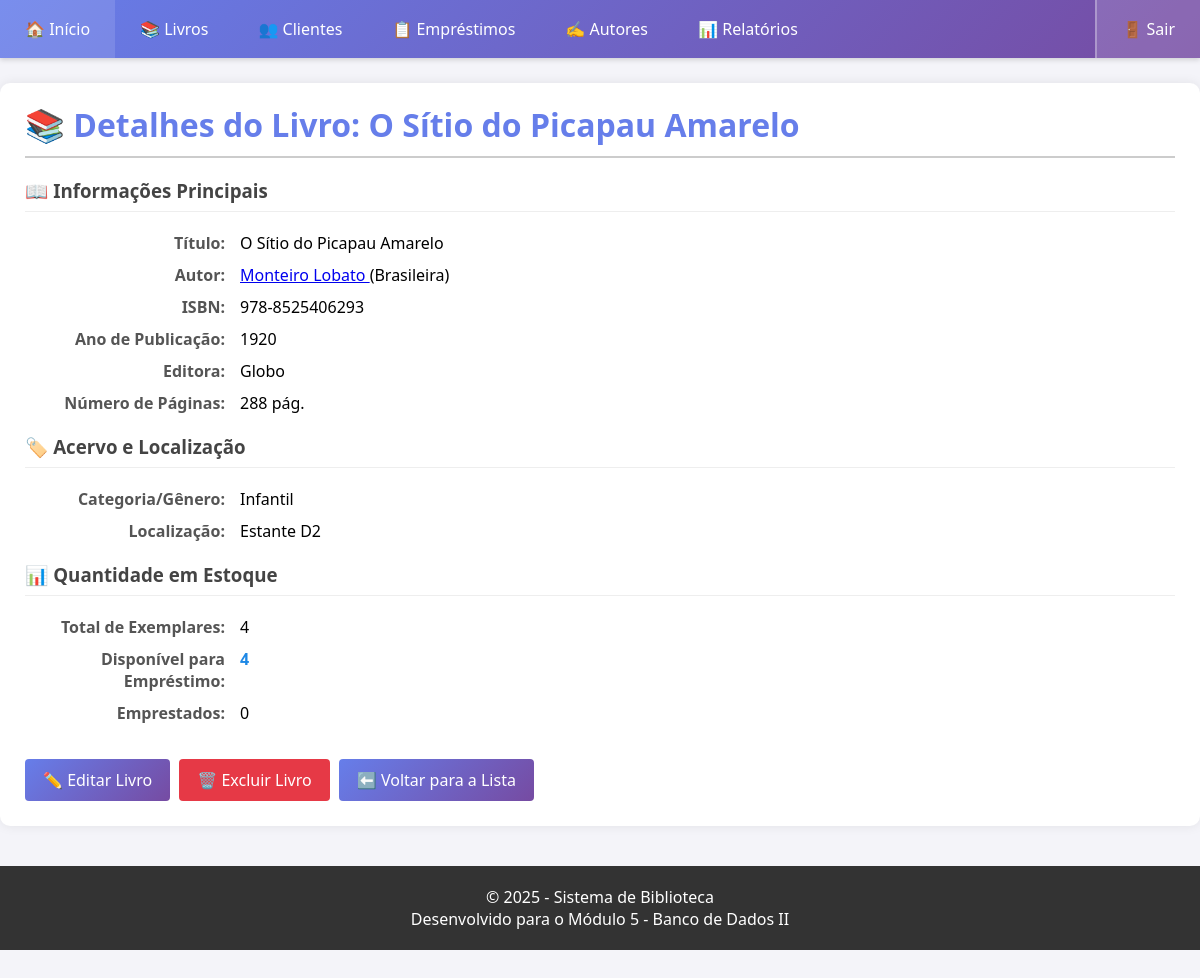
The app's page /livro_detalhes.php?id=15 with its own data.
### tables this page shows
CREATE TABLE livros (
    id INT AUTO_INCREMENT PRIMARY KEY,
    titulo VARCHAR(200) NOT NULL,
    autor_id INT NOT NULL,
    isbn VARCHAR(20) UNIQUE,
    ano_publicacao YEAR,
    editora VARCHAR(100),
    numero_paginas INT,
    quantidade_total INT DEFAULT 1,
    quantidade_disponivel INT DEFAULT 1,
    categoria VARCHAR(50),
    localizacao VARCHAR(50),  
    created_at TIMESTAMP DEFAULT CURRENT_TIMESTAMP,
    updated_at TIMESTAMP DEFAULT CURRENT_TIMESTAMP ON UPDATE CURRENT_TIMESTAMP,
    
     
    FOREIGN KEY (autor_id) REFERENCES autores(id) ON DELETE RESTRICT,
    
     
    INDEX idx_titulo (titulo),
    INDEX idx_autor (autor_id),
    INDEX idx_isbn (isbn)
);

CREATE TABLE autores (
    id INT AUTO_INCREMENT PRIMARY KEY,
    nome VARCHAR(150) NOT NULL,
    nacionalidade VARCHAR(50),
    data_nascimento DATE,
    biografia TEXT,
    created_at TIMESTAMP DEFAULT CURRENT_TIMESTAMP,
    updated_at TIMESTAMP DEFAULT CURRENT_TIMESTAMP ON UPDATE CURRENT_TIMESTAMP
);

### livro_detalhes.php (the view, shortened to what this page needs)
<?php
require_once 'includes/header.php';
$db = Database::getInstance();
$pdo = $db->getConnection();
$id = isset($_GET['id']) ? (int)$_GET['id'] : 0;
try {
    $sql = "SELECT
                l.*,
                a.nome AS nome_autor,
                a.nacionalidade AS nacionalidade_autor
            FROM
                livros l
            JOIN
                autores a ON l.autor_id = a.id
            WHERE
                l.id = :id";
    $stmt = $pdo->prepare($sql);
    $stmt->execute(['id' => $id]);
    $livro = $stmt->fetch(PDO::FETCH_ASSOC);
?>
<h1 style="border-bottom: 2px solid #ccc; padding-bottom: 10px;">
    📚 Detalhes do Livro: <?= htmlspecialchars($livro['titulo']) ?>
</h1>
<div class="card" style="margin-bottom: 20px;">
    <h3>📖 Informações Principais</h3>
    <dl class="details-list">
        <dt>Título:</dt>
        <dd><?= htmlspecialchars($livro['titulo']) ?></dd>
        <dt>Autor:</dt>
        <dd>
            <a href="autor_detalhes.php?id=<?= $livro['autor_id'] ?>">
                <?= htmlspecialchars($livro['nome_autor']) ?>
            </a>
            <?php if ($livro['nacionalidade_autor']): ?>
                (<?= htmlspecialchars($livro['nacionalidade_autor']) ?>)
            <?php endif; ?>
        </dd>
        <dt>ISBN:</dt>
        <dd><?= !empty($livro['isbn']) ? htmlspecialchars($livro['isbn']) : 'N/A' ?></dd>
        <dt>Ano de Publicação:</dt>
        <dd><?= !empty($livro['ano_publicacao']) ? htmlspecialchars($livro['ano_publicacao']) : 'N/A' ?></dd>
        <dt>Editora:</dt>
        <dd><?= !empty($livro['editora']) ? htmlspecialchars($livro['editora']) : 'N/A' ?></dd>
        <dt>Número de Páginas:</dt>
        <dd><?= !empty($livro['numero_paginas']) ? htmlspecialchars($livro['numero_paginas']) . ' pág.' : 'N/A' ?></dd>
    </dl>
</div>
<div class="card" style="margin-bottom: 20px;">
    <h3>🏷️ Acervo e Localização</h3>
    <dl class="details-list">
        <dt>Categoria/Gênero:</dt>
        <dd><?= !empty($livro['categoria']) ? htmlspecialchars($livro['categoria']) : 'Não Classificado' ?></dd>
        <dt>Localização:</dt>
        <dd><?= !empty($livro['localizacao']) ? htmlspecialchars($livro['localizacao']) : 'Não Informada' ?></dd>
    </dl>
</div>
<div class="card" style="margin-bottom: 30px;">
    <h3>📊 Quantidade em Estoque</h3>
    <dl class="details-list">
        <dt>Total de Exemplares:</dt>
        <dd><?= htmlspecialchars($livro['quantidade_total']) ?></dd>
        <dt>Disponível para Empréstimo:</dt>
        <dd style="font-weight: bold; color: <?= ($livro['quantidade_disponivel'] > 0) ? '#1E88E5' : '#D32F2F' ?>;">
            <?= htmlspecialchars($livro['quantidade_disponivel']) ?>
        </dd>
        <dt>Emprestados:</dt>
        <dd><?= htmlspecialchars($livro['quantidade_total'] - $livro['quantidade_disponivel']) ?></dd>
    </dl>
</div>
<div class="actions">
    <a href="livro_editar.php?id=<?= $livro['id'] ?>" class="btn btn-primary">
        ✏️ Editar Livro
    </a>
    <a href="livro_excluir.php?id=<?= $livro['id'] ?>" class="btn btn-danger">
        🗑️ Excluir Livro
    </a>
    <a href="livros.php" class="btn btn-secondary">
        ⬅️ Voltar para a Lista
    </a>
</div>
<?php
} catch (PDOException $e) {
    exibirMensagem('erro', '❌ Erro ao buscar detalhes do livro: ' . $e->getMessage());
}
require_once 'includes/footer.php';
?>

### includes/header.php (style rules this page uses)
* { margin: 0; padding: 0; box-sizing: border-box; }
body { font-family: "Segoe UI", sans-serif; background: #f4f4f9; padding-bottom: 60px; }
h1 { color: #667eea; margin-bottom: 20px; border-bottom: 3px solid #667eea; padding-bottom: 10px; }
h3 { color: #555; margin: 15px 0 10px; }
.btn { padding: 10px 18px; background: linear-gradient(135deg, #667eea, #764ba2); color: white; border-radius: 4px; text-decoration: none; display: inline-block; margin: 5px 5px 5px 0; transition: 0.3s; }
.btn-danger { background: #e63946; }

### livro_detalhes.php (style rules this page uses)
.details-list { display: grid; grid-template-columns: 200px 1fr; gap: 10px 15px; margin: 20px 0; }
.details-list dt { font-weight: bold; color: #555; grid-column: 1 / 2; text-align: right; }
.details-list dd { margin: 0; grid-column: 2 / 3; word-break: break-word; }
.card h3 { border-bottom: 1px solid #eee; padding-bottom: 8px; margin-bottom: 15px; color: #444; }

### records on screen
livros: titulo "O Sítio do Picapau Amarelo", autor.nome "Monteiro Lobato", autor.nacionalidade "Brasileira", isbn "978-8525406293", ano_publicacao "1920", editora "Globo", numero_paginas "288", categoria "Infantil", localizacao "Estante D2", quantidade_total "4", quantidade_disponivel "4", $livro['quantidade_total'] - $livro['quantidade_disponivel'] "0"
